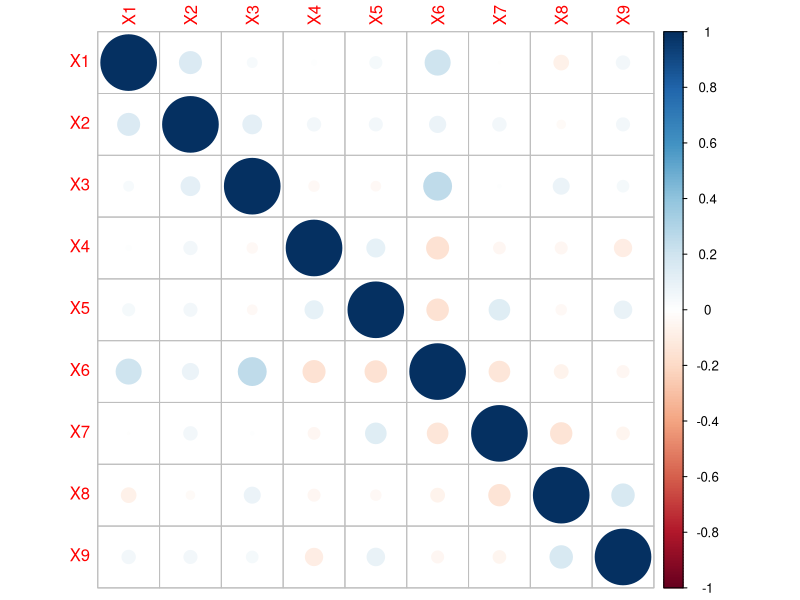
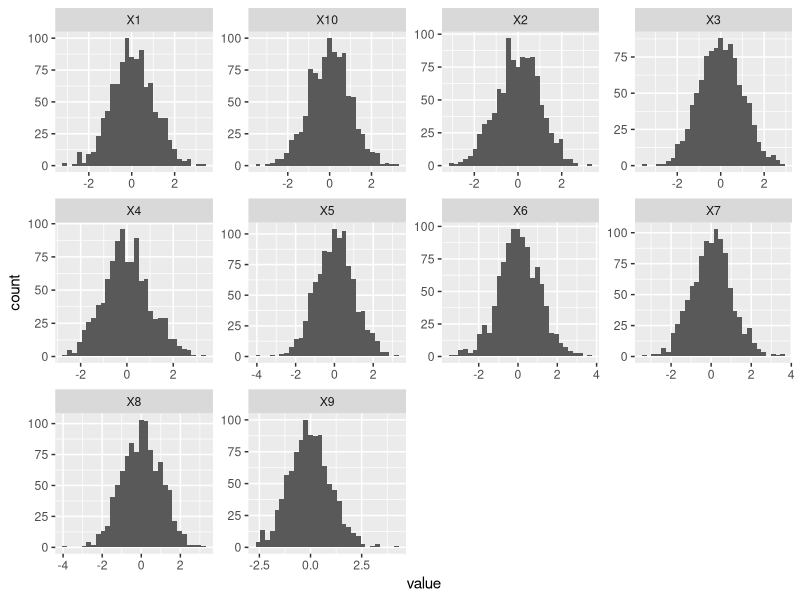

These charts were generated, in order, by the following R code: (Note: a time limit stopped this script after it produced the figures.)
## ---- chunk 1
# suggested packages
#pacman::p_load(
#MASS,
#tidymodels,#caret
#tidyverse,
#knitr,
#kableExtra,
#mlbench,
#ISLR,
#ellipse,
#randomForest,
#gbm,
#glmnet,
#rpart,
#rpart.plot,
#klaR,
#gam,
#e1071)
# feel free to use additional packages
## ---- chunk 2
library(caret)
library(dplyr)
## ---- chunk 3
library(readr)
class_trn <- read_csv("class-trn.csv")
class_tst = read_csv("class-tst.csv")
## ---- chunk 4
glimpse(class_trn)
## ---- chunk 5
table(class_trn$y)
## ---- chunk 6
corr_mat=cor(class_trn[1:100,2:10],method="p")
## ---- chunk 7
library(corrplot)
corrplot(corr_mat)
## ---- chunk 8
library(randomForest)
library(purrr)
library(tidyr)
library(ggplot2)
## ---- chunk 9
class_trn %>%
  keep(is.numeric) %>% 
  gather() %>% 
  ggplot(aes(value)) +
    facet_wrap(~ key, scales = "free") +
    geom_histogram()
## ---- chunk 10
control <- trainControl(method='repeatedcv', 
                        number=10, 
                        repeats=3)
metric <- "Accuracy"

rf_default <- train(y~., 
                      data=class_trn, 
                      method='rf', 
                      metric='Accuracy', 
                      trControl=control)
# classification task
# place code here that trains the model used to submit your best result
# only supply code needed to train that model
## ---- chunk 11
print(rf_default)
## ---- chunk 12
class_trn_x <- class_trn %>%
  select(-y)
tab_class <- table(class_trn$y, predict(rf_default, class_trn_x))

confusionMatrix(tab_class)
## ---- chunk 13
# place code here that stores the test predictions that you submitted
class_pred = predict(rf_default, class_tst)

#fileName <- file.path(tempdir(), "class_pred")
#write.csv(x=class_pred, col.names = "y", file = fileName)
write.csv(x = tibble(Y = class_pred), file = "class_pred.csv")
## ---- chunk 14
tunegrid <- expand.grid(.mtry = (1:15)) 

rf_class_tuned <- train(y~., 
                      data=class_trn, 
                      method='rf', 
                      metric='Accuracy', 
                      trControl=control,
                    tuneGrid = tunegrid)
## ---- chunk 15
print(rf_class_tuned)
## ---- chunk 16
# place code here that stores the test predictions that you submitted
class_pred_tuned = predict(rf_class_tuned, class_tst)

#fileName <- file.path(tempdir(), "class_pred")
#write.csv(x=class_pred, col.names = "y", file = fileName)
write.csv(x = tibble(Y = class_pred_tuned), file = "class_pred.csv")
## ---- chunk 17
reg_trn = read_csv("reg-trn.csv")
reg_tst = read_csv("reg-tst.csv")
## ---- chunk 18
glimpse(reg_trn)
## ---- chunk 19
table(reg_trn$X21)
## ---- chunk 20
table(reg_trn$X22)
## ---- chunk 21
corr_mat_reg=cor(reg_trn[1:100,2:20],method="p")
corrplot(corr_mat_reg)
## ---- chunk 22
reg_trn %>%
  keep(is.numeric) %>% 
  gather() %>% 
  ggplot(aes(value)) +
    facet_wrap(~ key, scales = "free") +
    geom_histogram()
## ---- chunk 23
rmse = function(actual, predicted) {
  sqrt(mean((actual - predicted) ^ 2))
}
## ---- chunk 24

rrfFit <- train(y ~ ., 
                 data = reg_trn,
                 method = 'ranger',
                 trControl = control,
                ## parameters passed onto the ranger function
                # the bigger the better.
                 num.trees = 1000,
                 importance = "permutation")
# regression task
# place code here that trains the model used to submit your best result
# only supply code needed to train that model
## ---- chunk 25
rmse(reg_trn$y, predict(rrfFit, reg_trn))
## ---- chunk 26
# place code here that stores the test predictions that you submitted
reg_pred = predict(rrfFit, reg_tst)
## ---- chunk 27
gbmGrid <-  expand.grid(interaction.depth = c(3, 5, 9), 
                        n.trees = (1:30)*50, 
                        shrinkage = 0.1,
                        n.minobsinnode = 20)
gbm_reg <- train(y ~ ., 
                 data = reg_trn,
                 method = 'gbm',
                 trControl = control,
                 metric = "RMSE")
## ---- chunk 28
rmse(reg_trn$y, predict(gbm_reg, reg_trn))
## ---- chunk 29

write.csv(x = tibble(Y = reg_pred), file = "reg_pred.csv")
## ---- chunk 30
grid_net <- expand.grid(.alpha = seq(0, 1, by = 0.2), .lambda = seq(0.00, 0.2, by = 0.02))


control_net <- trainControl(method = "LOOCV")

enet_train <- train(y ~ ., 
                 data = reg_trn, method = "glmnet", trControl = control_net, tuneGrid = grid_net)
## ---- chunk 31
rmse(reg_trn$y, predict(enet_train, reg_trn))
## ---- chunk 32
spam_trn = read_csv("spam-trn.csv")
spam_tst = read_csv("spam-tst.csv")
## ---- chunk 33
glimpse(spam_trn)
## ---- chunk 34
corr_mat_spam=cor(spam_trn[1:100,1:57],method="p")
corrplot(corr_mat_spam)
## ---- chunk 35
table(spam_trn$type)
## ---- chunk 36
set.seed(1910837262)

up_train_spam <- upSample(x = spam_trn[, -ncol(spam_trn)],
                     y = as.factor(spam_trn$type)) 
## ---- chunk 37
score = function(actual, predicted) {
  1   * sum(predicted == "spam" & actual == "spam") +
  -25 * sum(predicted == "spam" & actual == "nonspam") +
  -1  * sum(predicted == "nonspam" & actual == "spam") +
  2   * sum(predicted == "nonspam" & actual == "nonspam")
}
## ---- chunk 38
control2 <- trainControl(method='repeatedcv', 
                        number=5, 
                        repeats=3)
## ---- chunk 39

gbm_spam <- train(type~., 
                      data=spam_trn, 
                      method='gbm', 
                      metric='Accuracy', 
                      trControl=control2)
## ---- chunk 40
table_spam <- table(spam_trn$type, predict(gbm_spam, spam_trn))
confusionMatrix(table_spam)
## ---- chunk 41
rf_spam_tuned <- train(type~., 
                      data=spam_trn, 
                      method='rf', 
                      metric='Accuracy', 
                      trControl=control,
                    tuneGrid = tunegrid)
## ---- chunk 42
table_spam_rf_tuned <- table(spam_trn$type, predict(rf_spam_tuned, spam_trn))
confusionMatrix(table_spam_rf_tuned)
## ---- chunk 43
rf_spam_up <- train(Class~., 
                      data=up_train_spam, 
                      method='rf', 
                      metric='Accuracy', 
                      trControl=control,
                    tuneGrid = tunegrid)
## ---- chunk 44
table_spam_rf_up <- table(up_train_spam$Class, predict(rf_spam_up, up_train_spam))
confusionMatrix(table_spam_rf_up)
## ---- chunk 45
table_spam_rf <- table(spam_trn$type, predict(rf_spam_tuned, spam_trn))
confusionMatrix(table_spam_rf)
## ---- chunk 46
# place code here that stores the test predictions that you submitted
spam_pred <- predict(rf_spam_tuned, spam_tst)

write.csv(x = tibble(Y = spam_pred), file = "spam_pred.csv")
## ---- chunk 47
grid <- expand.grid(nround = c(75,100),
                    colsample_bytree = 1,
                    min_child_weight = 1, 
                    eta = c(0.01, 0.1, 0.3),
                    gamma = c(0.5, 0.25),
                    subsample = 0.5,
                    max_depth = c(2, 3))

cntrl <- trainControl(method = "cv",
                      number = 5,
                      verboseIter = TRUE,
                      returnData = TRUE,
                      returnResamp = "final")

set.seed(1)
train.xgb <- train(Class~., 
                      data=up_train_spam, 
                   trControl = cntrl,
                   method = "xgbTree")
train.xgb
## ---- chunk 48
table_spam_xgb <- table(up_train_spam$Class, predict(train.xgb, up_train_spam))
confusionMatrix(table_spam_xgb)
